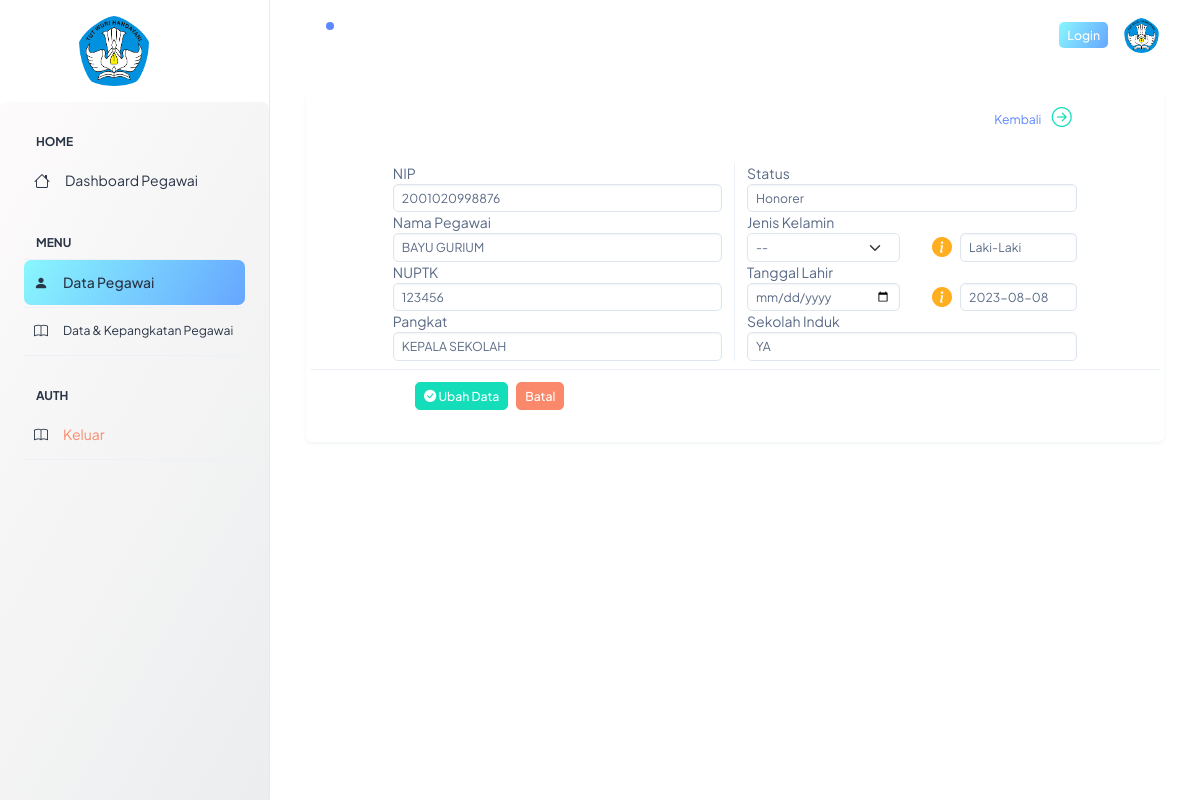
/controler/ubah.php, run on the app's committed database.
### tables this page shows
CREATE TABLE `pegawai` (
  `id` int(11) NOT NULL,
  `nip` char(20) NOT NULL,
  `nama_pegawai` varchar(100) NOT NULL,
  `nuptk` varchar(50) NOT NULL,
  `pangkat` varchar(100) NOT NULL,
  `status` varchar(100) NOT NULL,
  `jenis_kelamin` varchar(50) NOT NULL,
  `tgl_lahir` date NOT NULL,
  `sekolah_induk` varchar(20) NOT NULL
);

### controler/control.php (called while the page is built, shortened)
<?php
$koneski = mysqli_connect("localhost", "root", "", "db_sekolah");
function tampilData($tampil){
    global $koneski;
    $sql = mysqli_query($koneski, $tampil);
    $row = [];
    while($data = mysqli_fetch_assoc($sql)){
        $row[] = $data;
    }
    return $row;
}
?>

### controler/ubah.php (the view, shortened to what this page needs)
<?php
include "../controler/control.php";
$dataPegawai = tampilData("SELECT * FROM pegawai")[0];
?>
<!DOCTYPE html>
<html lang="en">
  <head>
    <link rel="stylesheet" href="../assets/css/styles.min.css" />
    <link rel="stylesheet" href="../assets/css/styles.css" />
    <link
      rel="stylesheet"
      href="https://cdn.jsdelivr.net/npm/bootstrap-icons@1.10.5/font/bootstrap-icons.css"
    />
  </head>
  <body>
    <div
      class="page-wrapper"
      id="main-wrapper"
      data-layout="vertical"
      data-navbarbg="skin6"
      data-sidebartype="full"
      data-sidebar-position="fixed"
      data-header-position="fixed"
    >
      <aside class="left-sidebar">
        <div>
          <div
            class="brand-logo d-flex align-items-center justify-content-between my-3"
          >
            <a href="./index.html" class="text-nowrap logo-img">
              <img
                src="../assets/images/logos/logo.png"
                width="70"
                alt="logo"
                style="margin-left: 55px"
              />
            </a>
          </div>
          <nav class="sidebar-nav scroll-sidebar" data-simplebar="">
            <ul id="sidebarnav">
              <li class="nav-small-cap">
                <span class="hide-menu">Home</span>
              </li>
              <li class="sidebar-item">
                <a class="sidebar-link" href="admin.html" aria-expanded="false">
                  <span>
                    <i class="bi bi-house fs-4"></i>
                  </span>
                  <span class="hide-menu">Dashboard Pegawai</span>
                </a>
              </li>
              <li class="nav-small-cap border-bottom">
                <span class="hide-menu">Menu</span>
              </li>
              <li class="sidebar-item border-bottom">
                <a
                  class="sidebar-link"
                  href="guru.html"
                  aria-expanded="false"
                  style="
                    background-image: linear-gradient(
                      120deg,
                      #89f7fe 0%,
                      #66a6ff 100%
                    );
                  "
                >
                  <span>
                    <i class="bi bi-person-fill"></i>
                  </span>
                  <span class="hide-menu fw-bold">Data Pegawai</span>
                </a>
              </li>
              <li class="sidebar-item border-bottom">
                <a
                  class="sidebar-link"
                  href="./layout/tentang.html"
                  aria-expanded="false"
                >
                  <span>
                    <i class="bi bi-book"></i>
                  </span>
                  <small class="hide-menu">Data & Kepangkatan Pegawai</small>
                </a>
              </li>
              <li class="nav-small-cap">
                <span class="hide-menu">Auth</span>
              </li>
              <li class="sidebar-item border-bottom">
                <a
                  class="sidebar-link"
                  href="./layout/tentang.html"
                  aria-expanded="false"
                >
                  <span>
                    <i class="bi bi-book"></i>
                  </span>
                  <span class="hide-menu text-danger">Keluar</span>
                </a>
              </li>
            </ul>
          </nav>
        </div>
      </aside>
      <div class="body-wrapper">
        <header class="app-header">
          <nav class="navbar navbar-expand-lg navbar-light">
            <ul class="navbar-nav">
              <li class="nav-item">
                <a class="nav-link nav-icon-hover" href="javascript:void(0)">
                  <i class="ti ti-bell-ringing"></i>
                  <div class="notification bg-primary rounded-circle"></div>
                </a>
              </li>
            </ul>
            <div
              class="navbar-collapse justify-content-end px-0"
              id="navbarNav"
            >
              <ul
                class="navbar-nav flex-row ms-auto align-items-center justify-content-end"
              >
                <a
                  href="https://adminmart.com/product/modernize-free-bootstrap-admin-dashboard/"
                  target="_blank"
                  class="btn btn-sm border-0 text-white"
                  style="
                    background-image: linear-gradient(
                      120deg,
                      #89f7fe 0%,
                      #66a6ff 100%
                    );
                  "
                  >Login</a
                >
                <li class="nav-item dropdown">
                  <a
                    class="nav-link nav-icon-hover"
                    href="javascript:void(0)"
                    id="drop2"
                    data-bs-toggle="dropdown"
                    aria-expanded="false"
                  >
                    <img
                      src="../assets/images/logos/logo.png"
                      alt=""
                      width="35"
                      height="35"
                      class="rounded-circle"
                    />
                  </a>
                </li>
              </ul>
            </div>
          </nav>
        </header>
        <div class="container-fluid">
          <div class="container">
            <div class="card shadow-sm p-2 border-0 my-2">
              <div class="row justify-content-center">
                <div class="col-10 text-end px-4">
                  <a href="../layout/data-pegawai.php" class="text-end"> <small class="mx-2">Kembali</small> <i class="bi bi-arrow-right-circle fs-6 text-success"></i></a>
                </div>
              </div>
              <div class="row p-2 my-2">
                <div class="col">
                   <form action="" method="post">
                                <div
                                  class="row border-bottom justify-content-center mb-1 my-2"
                                >
                                  <div class="col-5 border-end my-2">
                                    <div class="form-group">
                                      <label for="nip">NIP </label>
                                      <input
                                        type="text"
                                        name="nip"
                                        id="nip"
                                        class="form-control form-control-sm"
                                        required
                                        value="<?= $dataPegawai["nip"] ?>"
                                      />
                                    </div>
                                    <div class="form-group">
                                      <label for="nama">Nama Pegawai </label>
                                      <input
                                        type="text"
                                        name="nama"
                                        id="nama"
                                        class="form-control form-control-sm"
                                        required
                                        value="<?= $dataPegawai["nama_pegawai"] ?>"
                                      />
                                    </div>
                                    <div class="form-group">
                                      <label for="nuptk">NUPTK </label>
                                      <input
                                        type="text"
                                        name="nuptk"
                                        id="nuptk"
                                        class="form-control form-control-sm"
                                        required
                                        value="<?= $dataPegawai["nuptk"] ?>"
                                      />
                                    </div>
                                    <div class="form-group">
                                      <label for="pangkat">Pangkat </label>
                                      <input
                                        type="text"
                                        name="pangkat"
                                        id="pangkat"
                                        class="form-control form-control-sm"
                                        required
                                        value="<?= $dataPegawai["pangkat"] ?>"
                                      />
                                    </div>
                                  </div>
                                  <div class="col-5 my-2">
                                    <div class="form-group">
                                      <label for="status">Status </label>
                                      <input
                                        type="text"
                                        name="status"
                                        id="status"
                                        class="form-control form-control-sm"
                                        required
                                        value="<?= $dataPegawai["status"] ?>"
                                      />
                                    </div>
                                    <div class="form-group">
                                        <div class="row">
                                            <div class="col-6">
                                                <label for="jk">Jenis Kelamin </label>
                                                <select
                                                    name="jk"
                                                    id="jk"
                                                    class="form-select form-select-sm"
                                                >
                                                    <option value="">--</option>
                                                </select>
                                            </div>
                                             <div class="col  d-flex align-items-end justify-content-start">
                                             <i class="bi bi-info-circle-fill fs-6 mx-2 text-warning"></i>
                                                <input type="text" class="form-control form-control-sm" value="<?= $dataPegawai["jenis_kelamin"] ?>">
                                             </div>
                                        </div>
                                    </div>
                                    <div class="form-group">
                                        <div class="row">
                                            <div class="col-6">
                                             <label for="tgl_lahir"
                                                >Tanggal Lahir
                                            </label>
                                            <input
                                                type="date"
                                                name="tgl_lahir"
                                                id="tgl_lahir"
                                                class="form-control form-control-sm "
                                                required
                                            />
                                            </div>
                                             <div class="col  d-flex align-items-end justify-content-start">
                                             <i class="bi bi-info-circle-fill fs-6 mx-2 text-warning"></i>
                                                <input type="text" class="form-control form-control-sm" value="<?= $dataPegawai["tgl_lahir"] ?>">
                                             </div>
                                        </div>
                                    </div>
                                    <div class="form-group">
                                      <label for="sekolah_induk"
                                        >Sekolah Induk
                                      </label>
                                      <input
                                        type="text"
                                        name="sekolah_induk"
                                        id="sekolah_induk"
                                        class="form-control form-control-sm"
                                        required
                                        value="<?= $dataPegawai["sekolah_induk"] ?>"
                                      />
                                    </div>
                                  </div>
                                </div>
                                <div
                                  class="modal-footer justify-content-start" style="margin-left: 85px;"
                                >
                                  <button
                                    class="btn btn-sm btn-success mx-2 my-2"
                                    name="ubah"
                                    type="submit"
                                  >
                                    <i class="bi bi-check-circle-fill"></i>
                                    Ubah Data
                                  </button>
                                  <button
                                    type="button"
                                    class="btn btn-danger btn-sm"
                                    data-bs-dismiss="modal"
                                  >
                                    Batal
                                  </button>
                                </div>
                              </form>
                </div>
              </div>
            </div>
          </div>
        </div>
      </div>
    </div>
  </body>
</html>

### assets/css/styles.css (style rules this page uses)
.sidebar-nav { background-image: linear-gradient(120deg, #fdfbfb 0%, #ebedee 100%); }

### data on the page
pegawai: nip "2001020998876", nama "BAYU GURIUM", nuptk "123456", pangkat "KEPALA SEKOLAH", status "Honorer", jenis_kelamin "Laki-Laki", tgl_lahir "2023-08-08", sekolah_induk "YA"
